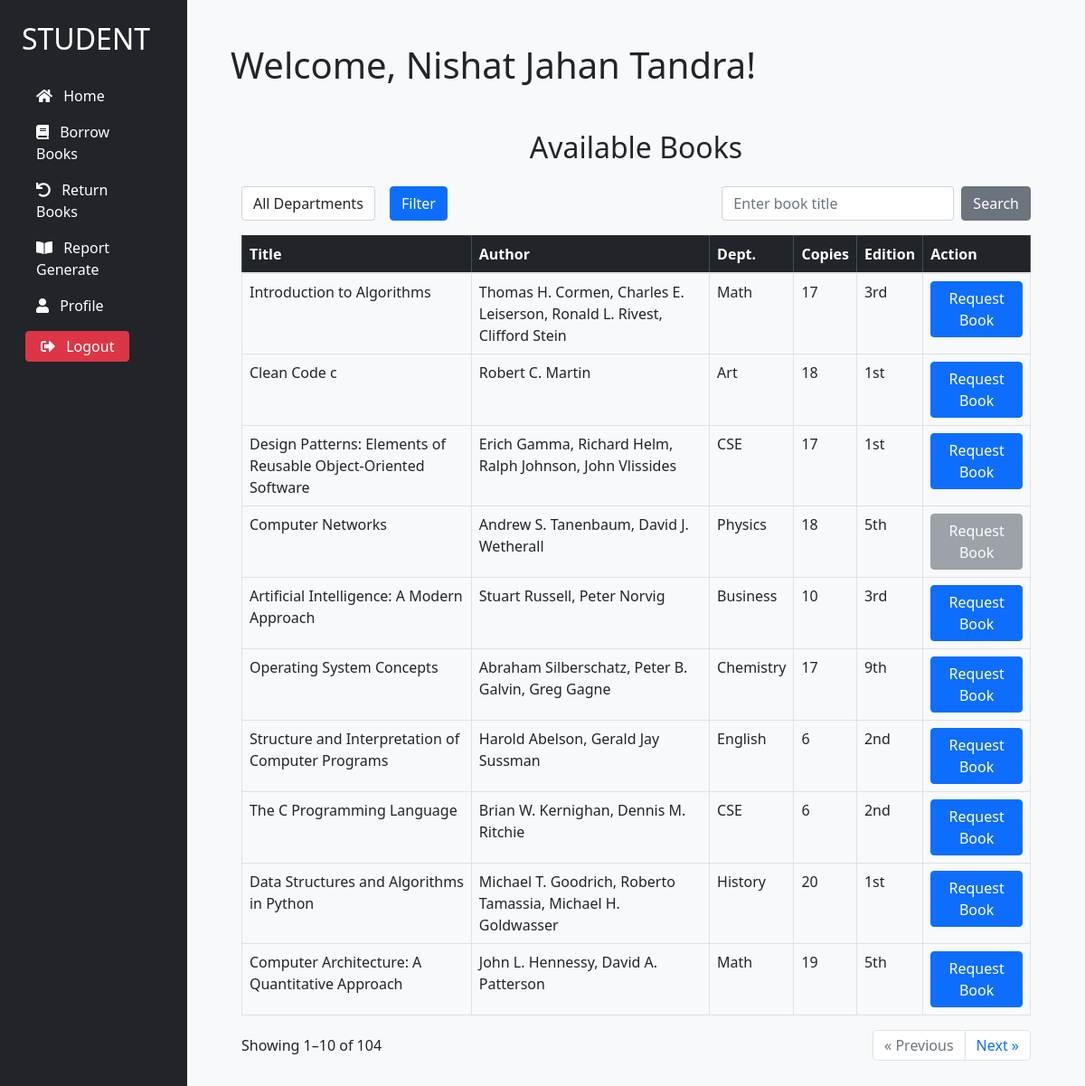
Before: /student/dashboard/ (signed in) with the older database file.
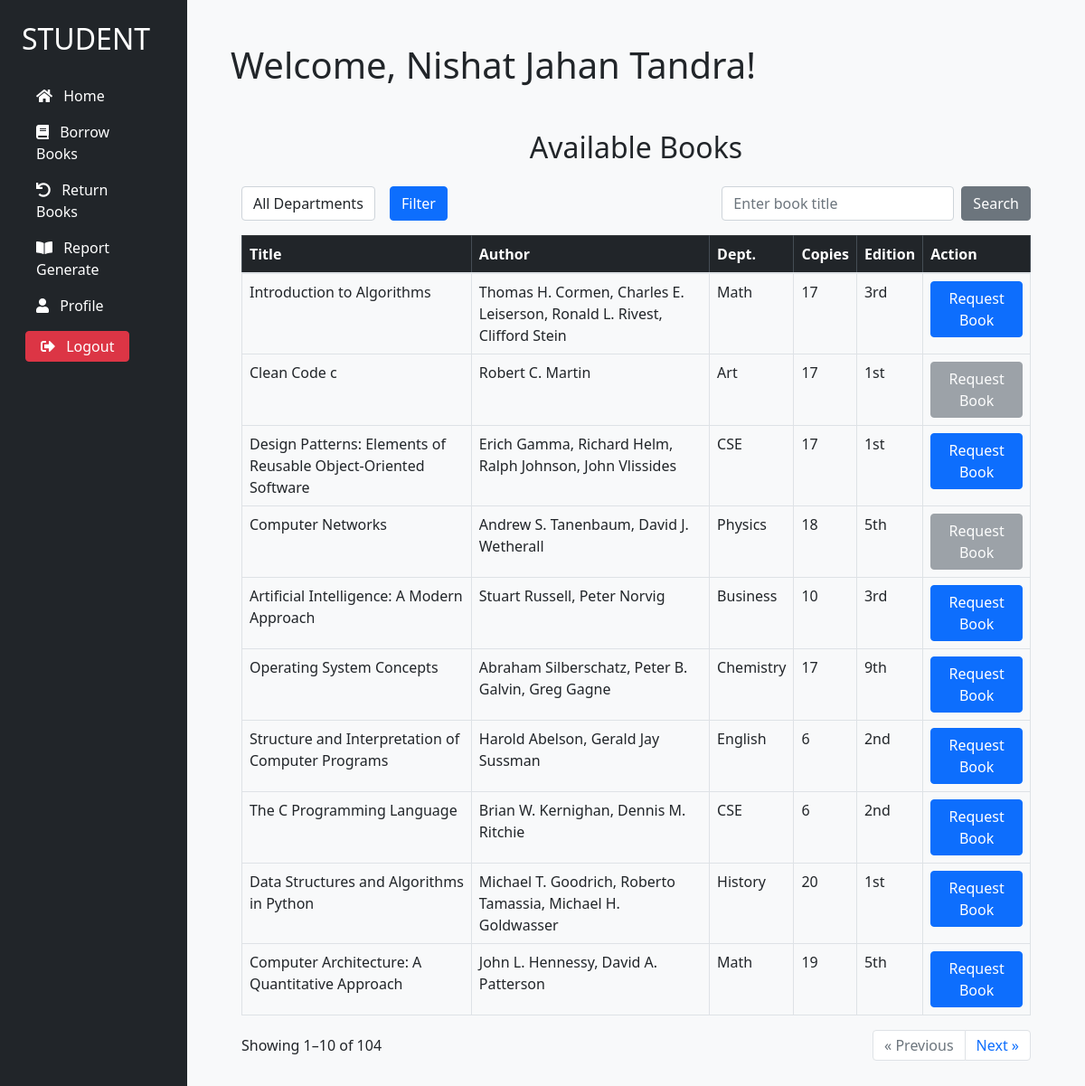
After: the same page with the newer database file.
### library/models.py (models this page shows, shortened)
class Book(models.Model):
    book_id = models.CharField(max_length=20, unique=True)
    title = models.CharField(max_length=255)
    author = models.CharField(max_length=255)
    edition = models.CharField(max_length=50, blank=True)
    publication = models.CharField(max_length=255, blank=True)
    isbn = models.CharField(max_length=20, unique=True)
    number_of_copies_available = models.PositiveIntegerField(default=0)
    book_dept = models.CharField(max_length=100, blank=True)

### library/views.py (the view)
# urls.py: path('student/dashboard/', views.student_dashboard, name='student_dashboard'),
@login_required(login_url='student_login')
def student_dashboard(request):
    student = request.user.student
    borrowed_books_ids = BorrowedBook.objects.filter(student=student, status='Issued').values_list('book__id', flat=True)
    requested_book_ids = BookRequest.objects.filter(user=request.user, status='REQUESTED').values_list('book__id', flat=True)
    policy = LibraryPolicy.objects.first()
    max_books = policy.max_books_per_student if policy else 3
    current_count = BorrowedBook.objects.filter(student=request.user.student, status='Issued').count() + \
                    BookRequest.objects.filter(user=request.user, status='REQUESTED').count()
    selected_dept = request.GET.get('dept', '')
    search_text = request.GET.get('search', '')
    page_number = request.GET.get('page', 1)  # default to 1 if no page is provided
    request.session['dept'] = selected_dept
    request.session['search'] = search_text
    books_list = Book.objects.all().order_by('pk')
    if selected_dept:
        books_list = books_list.filter(book_dept=selected_dept)
    if search_text:
        books_list = books_list.filter(title__icontains=search_text)
    departments = Book.objects.values_list('book_dept', flat=True).distinct()
    paginator = Paginator(books_list, 10)
    page_obj = paginator.get_page(page_number)
    return render(request, 'student_dashboard/dashboard.html', {
        'student_name': student.name,
        'borrowed_books_ids': list(borrowed_books_ids),
        'requested_book_ids': list(requested_book_ids),
        'page_obj': page_obj,
        'selected_dept': selected_dept,
        'search_text': search_text,
        'departments': departments,
        'max_books': max_books,
        'current_count': current_count,
    })

### templates/student_dashboard/dashboard.html (shortened to what the changed rows need)
{% extends "student_dashboard/student_base.html" %}
{% load static %}
{% block content %}
<link href="https://cdn.jsdelivr.net/npm/bootstrap@5.1.3/dist/css/bootstrap.min.css" rel="stylesheet">
<h1 class="text-2xl font-bold mb-4">Welcome, {{ student_name }}!</h1>
<div class="container my-5">
    <h2 class="mb-4 text-center">Available Books</h2>
    <table class="table table-bordered">
        <thead class="table-dark">
            <tr>
                <th>Title</th>
                <th>Author</th>
                <th>Dept.</th>
                <th>Copies</th>
                <th>Edition</th>
                <th>Action</th>
            </tr>
        </thead>
        <tbody>
            {% for book in page_obj.object_list %}
            <tr>
                <td>{{ book.title }}</td>
                <td>{{ book.author }}</td>
                <td>{{ book.book_dept }}</td>
                <td>{{ book.number_of_copies_available }}</td>
                <td>{{ book.edition }}</td>
                <td>
                    {% if book.id in requested_book_ids %}
                        <span data-bs-toggle="tooltip" title="Already requested">
                            <button class="btn btn-secondary" disabled>Requested</button>
                        </span>
                    {% elif current_count >= max_books %}
                        <span data-bs-toggle="tooltip" title="You have reached the maximum allowed books ({{ max_books }})">
                            <button class="btn btn-secondary" disabled>Request Book</button>
                        </span>
                    {% elif book.id in borrowed_books_ids %}
                        <span data-bs-toggle="tooltip" title="Already Issued">
                            <button class="btn btn-secondary" disabled>Request Book</button>
                        </span>
                    {% elif book.number_of_copies_available == 0 %}
                        <span data-bs-toggle="tooltip" title="Book is unavailable">
                            <button class="btn btn-secondary" disabled>Request Book</button>
                        </span>
                    {% else %}
                        <form method="post" action="{% url 'request_book' book.id %}">
                            <button class="btn btn-primary">Request Book</button>
                        </form>
                    {% endif %}
                </td>
            </tr>
            {% empty %}
            <tr>
                <td colspan="6" class="text-center">No books found.</td>
            </tr>
            {% endfor %}
        </tbody>
    </table>
</div>
</body>
{% endblock %}

Changed rows visible on the page:
changed Book "Clean Code c": number_of_copies_available "18" → "17"; now shows "Request Book"; no longer shows "Request Book"
